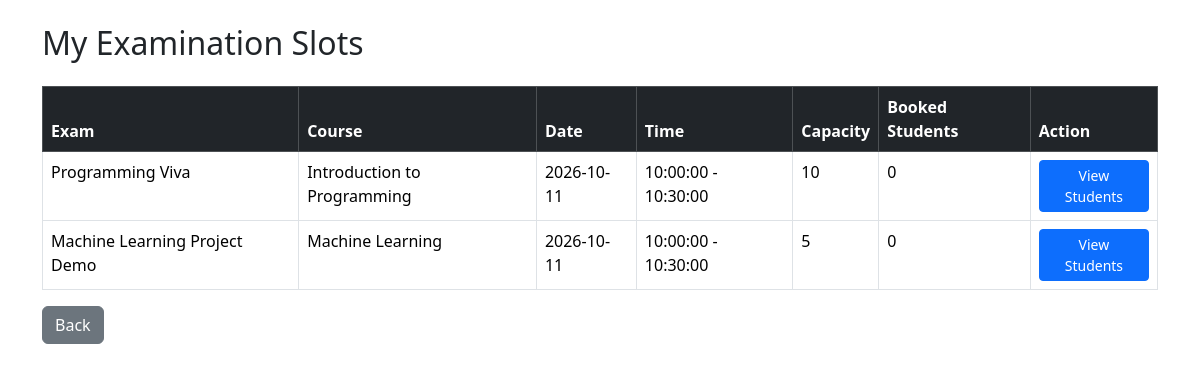
/examiner/slots (signed in), run on an earlier commit of the app's database.
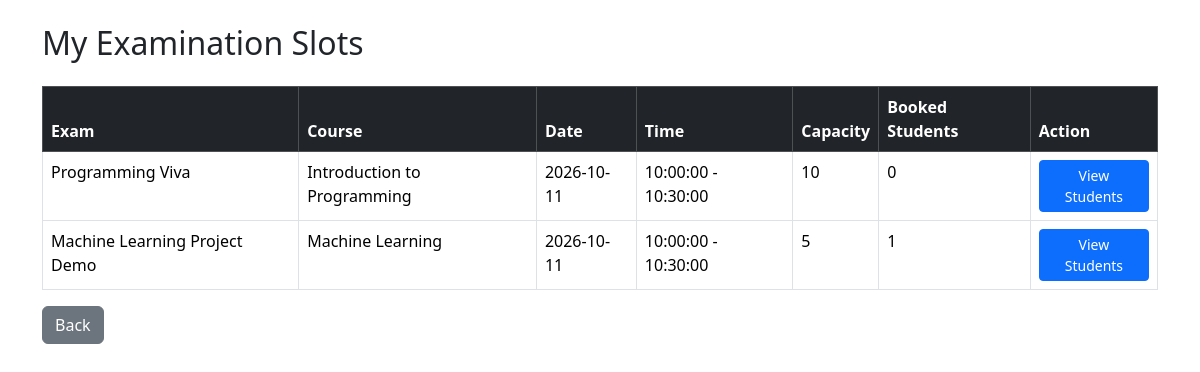
And on a later commit of the database.
### models.py (models this page shows)
class ExaminationSlot(db.Model):
    __tablename__ = "slots"
    id = db.Column(db.Integer, primary_key=True)
    examination_id = db.Column(db.Integer, db.ForeignKey("examinations.id"), nullable=False)
    examiner_id = db.Column(db.Integer, db.ForeignKey("users.id"), nullable=False)
    date = db.Column(db.Date)
    start_time = db.Column(db.Time)
    end_time = db.Column(db.Time)
    capacity = db.Column(db.Integer)
    available_seats = db.Column(db.Integer)
    status = db.Column(db.String(30), default="Available")
    examination = db.relationship(
        "Examination",
        backref="slots"
    )
    examiner = db.relationship(
        "User",
        foreign_keys=[examiner_id],
        backref="examiner_slots"
    )

class Examination(db.Model):
    __tablename__ = "examinations"
    id = db.Column(db.Integer, primary_key=True)
    course_id = db.Column(db.Integer, db.ForeignKey("courses.id"), nullable=False)
    examiner_id = db.Column(db.Integer, db.ForeignKey("users.id"), nullable=True)
    name = db.Column(db.String(100), nullable=False)
    exam_type = db.Column(db.String(30))
    duration = db.Column(db.Integer)
    max_marks = db.Column(db.Integer)
    slot_creation_start = db.Column(db.Date)
    slot_creation_end = db.Column(db.Date)
    booking_start = db.Column(db.Date)
    booking_end = db.Column(db.Date)
    status = db.Column(db.String(30))
    examiner = db.relationship(
        "User",
        foreign_keys=[examiner_id],
        backref="assigned_examinations"
    )
    course = db.relationship(
        "Course",
        backref="examinations"
    )

class Course(db.Model):
    __tablename__ = "courses"
    id = db.Column(db.Integer, primary_key=True)
    code = db.Column(db.String(20), unique=True, nullable=False)
    name = db.Column(db.String(100), nullable=False)
    description = db.Column(db.Text)
    status = db.Column(db.String(20), default="Active")

### app.py (the view)
@app.route("/examiner/slots")
@login_required
def examiner_slots():
    if current_user.role != "examiner":
        return redirect(url_for("login"))
    slots = ExaminationSlot.query.filter_by(
        examiner_id=current_user.id
    ).all()
    return render_template("examiner/slots.html", slots=slots)

### app.py (called while the page is built)
@login_manager.user_loader
def load_user(user_id):
    return db.session.get(User, int(user_id))

### templates/examiner/slots.html (shortened to what this page needs)
<!DOCTYPE html>
<html>
<head>
    <link href="https://cdn.jsdelivr.net/npm/bootstrap@5.3.3/dist/css/bootstrap.min.css" rel="stylesheet">
</head>
<body>
    <div class="container mt-4">
        <h2 class="mb-4">
            My Examination Slots
        </h2>
        <table class="table table-bordered table-hover">
            <thead class="table-dark">
                <tr>
                    <th>Exam</th>
                    <th>Course</th>
                    <th>Date</th>
                    <th>Time</th>
                    <th>Capacity</th>
                    <th>Booked Students</th>
                    <th>Action</th>
                </tr>
            </thead>
            <tbody>
                {% for slot in slots %}
                <tr>
                    <td>
                        {{ slot.examination.name }}
                    </td>
                    <td>
                        {{ slot.examination.course.name }}
                    </td>
                    <td>
                        {{ slot.date }}
                    </td>
                    <td>
                        {{ slot.start_time }}
                        -
                        {{ slot.end_time }}
                    </td>
                    <td>
                        {{ slot.capacity }}
                    </td>
                    <td>
                        {{ slot.bookings|selectattr("status", "equalto", "Booked")|list|length }}
                    </td>
                    <td>
                        <a href="{{ url_for('slot_students', id=slot.id) }}" class="btn btn-primary btn-sm">
                            View Students
                        </a>
                    </td>
                </tr>
                {% else %}
                <tr>
                    <td colspan="7" class="text-center">
                        No slots found.
                    </td>
                </tr>
                {% endfor %}
            </tbody>
        </table>
        <a href="{{ url_for('examiner_dashboard') }}" class="btn btn-secondary">
            Back
        </a>
    </div>
</body>
</html>

What changed in the data, as far as the page shows it:
changed ExaminationSlot "Machine Learning Project Demo": bookings|selectattr "0" → "1"
